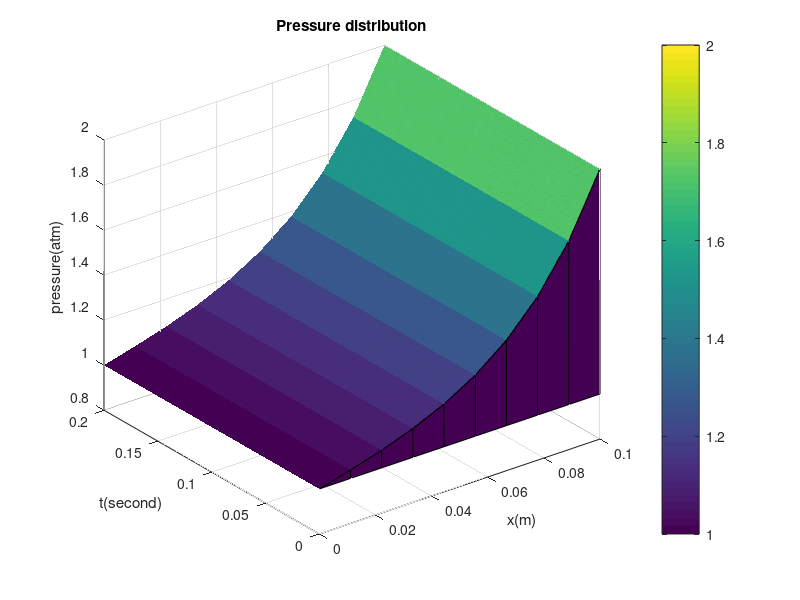
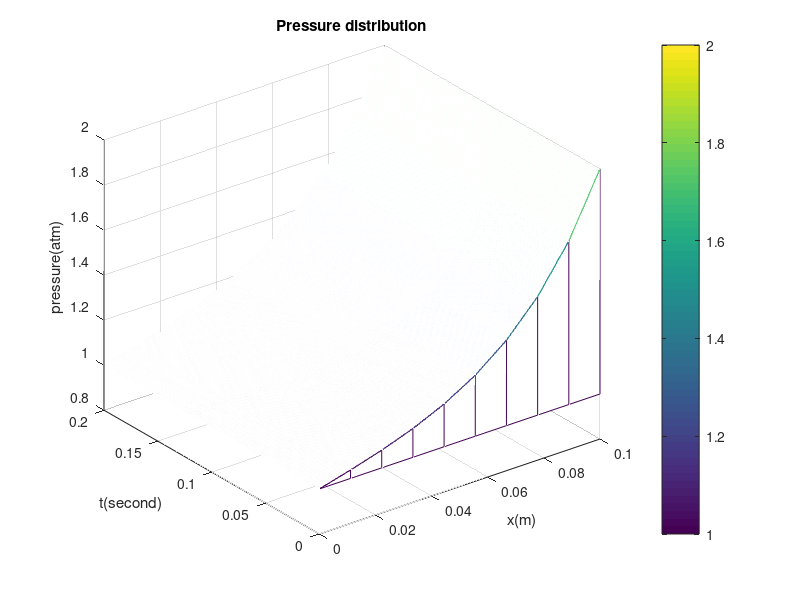
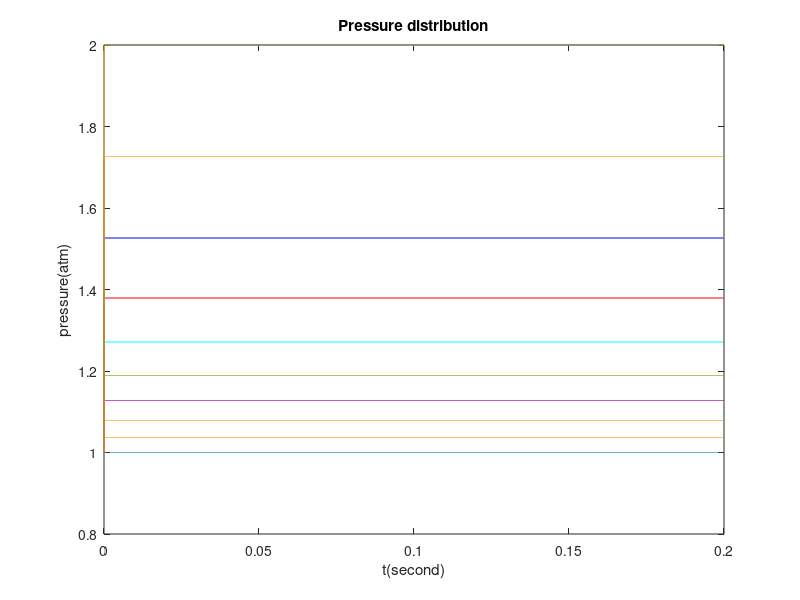
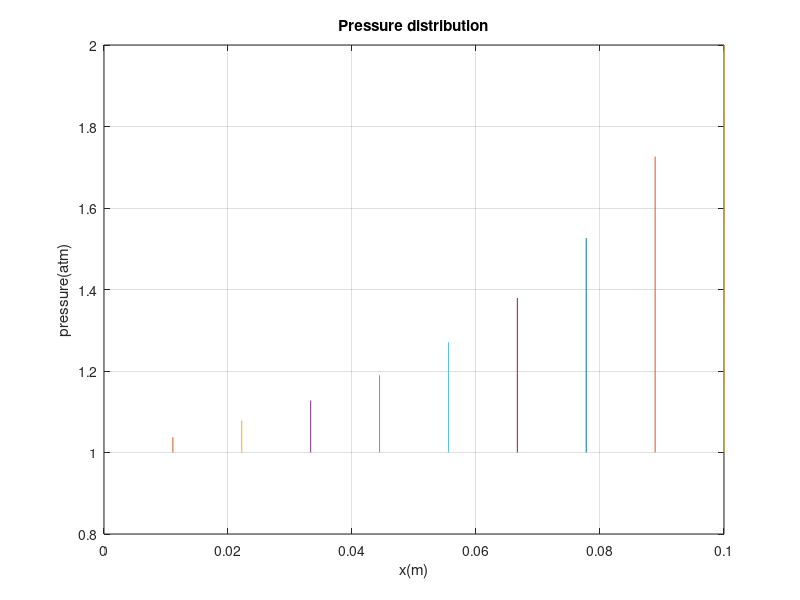

MATLAB code to generate these figures, in order:
%% DOCUMENT TITLE: Implicit solution of the one-dimensional diffusion equation
% this program will be able to consider pressure distribution with implicit formulations
%%
clear 
close all
clc
clf
%% Initialize & Define Parameters
fi=0.2; % porosity
k=9.86923*10^(-13); % permeability (m^2)
N=10; 
PL=2; % pressure of left (atm)
Pr=1; % pressure of right (atm)
P0=1; % pressure initial (atm)
mio=0.001; % viscosity (pa*s)
ct=(10^(-4))./(1.013*10^(5)); % Compressibility (pa^-1)
L=0.1; % lenght(m)
tmax=0.2; % maximum time(sec)
deltat=.0000025; % Time step(sec)
t=0:deltat:tmax; 
%%
eta=k./(mio*fi*ct); % hydraulic diffusivity
x=linspace(0,L,10);
deltax=x(1,2)-x(1,1); % grid size
P=zeros(length(t),length(x));
%%
Pprior=ones(1,length(x)).*P0;
P(1,:)=Pprior;

for ii=2:length(t)

%%% create Coefficient matrix
h=(deltax.^2)./(eta.*deltat);
A=sparse(length(x),length(x));
for i=2:length(x)-1
A(i,i-1)=-h;
A(i,i)=(1+2*h);
A(i,i+1)=-h;
end
A(1,1)=1;
A(length(x),length(x))=1;

b=zeros(length(x),1);
b(2:length(x)-1)=Pprior(2:length(x)-1);
if ii==1
    
b(1)=P0;b(length(x))=P0;
else
b(1)=Pr;b(length(x))=PL; 

x=A\b;
P(ii,:)=x;
x=Pprior;

end
end

%% Final Plots
[T,X]=meshgrid(0:deltax:L,0:deltat:tmax);
Z=P;
surf(T,X,Z)
colorbar
xlabel('x(m)')
ylabel('t(second)')
zlabel('pressure(atm)')
title('Pressure distribution');

figure 
mesh(T,X,Z)
colorbar
xlabel('x(m)')
ylabel('t(second)')
zlabel('pressure(atm)')
title('Pressure distribution');

figure
plot(X,Z)
xlabel('t(second)')
ylabel('pressure(atm)')
title('Pressure distribution');

figure
plot(T,Z)
xlabel('x(m)')
ylabel('pressure(atm)')
title('Pressure distribution');
grid on

figure
plot3(T,X,Z)
xlabel('x(m)')
ylabel('t(second)')
zlabel('pressure(atm)')
title('Pressure distribution');
grid on
